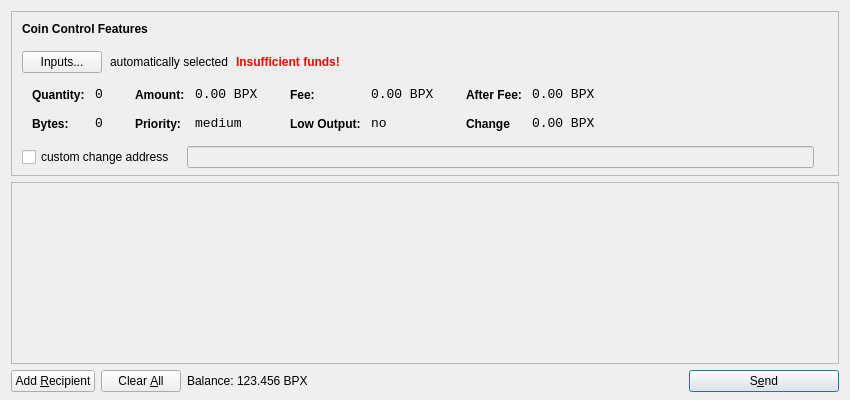
<?xml version="1.0" encoding="UTF-8"?>
<ui version="4.0">
 <class>SendCoinsDialog</class>
 <widget class="QDialog" name="SendCoinsDialog">
  <property name="geometry">
   <rect>
    <x>0</x>
    <y>0</y>
    <width>850</width>
    <height>400</height>
   </rect>
  </property>
  <property name="windowTitle">
   <string>Send Coins</string>
  </property>
  <layout class="QVBoxLayout" name="verticalLayout" stretch="0,1,0">
   <property name="bottomMargin">
    <number>8</number>
   </property>
   <item>
    <widget class="QFrame" name="frameCoinControl">
     <property name="sizePolicy">
      <sizepolicy hsizetype="Expanding" vsizetype="Expanding">
       <horstretch>0</horstretch>
       <verstretch>0</verstretch>
      </sizepolicy>
     </property>
     <property name="maximumSize">
      <size>
       <width>16777215</width>
       <height>16777215</height>
      </size>
     </property>
     <property name="frameShape">
      <enum>QFrame::StyledPanel</enum>
     </property>
     <property name="frameShadow">
      <enum>QFrame::Sunken</enum>
     </property>
     <layout class="QVBoxLayout" name="verticalLayoutCoinControl2">
      <property name="spacing">
       <number>-1</number>
      </property>
      <property name="leftMargin">
       <number>0</number>
      </property>
      <property name="topMargin">
       <number>0</number>
      </property>
      <property name="rightMargin">
       <number>0</number>
      </property>
      <property name="bottomMargin">
       <number>6</number>
      </property>
      <item>
       <layout class="QVBoxLayout" name="verticalLayoutCoinControl" stretch="0,0,0,0,1">
        <property name="spacing">
         <number>0</number>
        </property>
        <property name="leftMargin">
         <number>10</number>
        </property>
        <property name="topMargin">
         <number>10</number>
        </property>
        <item>
         <layout class="QHBoxLayout" name="horizontalLayoutCoinControl1">
          <property name="bottomMargin">
           <number>15</number>
          </property>
          <item>
           <widget class="QLabel" name="labelCoinControlFeatures">
            <property name="sizePolicy">
             <sizepolicy hsizetype="Preferred" vsizetype="Maximum">
              <horstretch>0</horstretch>
              <verstretch>0</verstretch>
             </sizepolicy>
            </property>
            <property name="font">
             <font>
              <weight>75</weight>
              <bold>true</bold>
             </font>
            </property>
            <property name="styleSheet">
             <string notr="true">font-weight:bold;</string>
            </property>
            <property name="text">
             <string>Coin Control Features</string>
            </property>
           </widget>
          </item>
         </layout>
        </item>
        <item>
         <layout class="QHBoxLayout" name="horizontalLayoutCoinControl2" stretch="0,0,0,0">
          <property name="spacing">
           <number>8</number>
          </property>
          <property name="bottomMargin">
           <number>10</number>
          </property>
          <item>
           <widget class="QPushButton" name="pushButtonCoinControl">
            <property name="styleSheet">
             <string notr="true"/>
            </property>
            <property name="text">
             <string>Inputs...</string>
            </property>
           </widget>
          </item>
          <item>
           <widget class="QLabel" name="labelCoinControlAutomaticallySelected">
            <property name="text">
             <string>automatically selected</string>
            </property>
            <property name="margin">
             <number>5</number>
            </property>
           </widget>
          </item>
          <item>
           <widget class="QLabel" name="labelCoinControlInsuffFunds">
            <property name="font">
             <font>
              <weight>75</weight>
              <bold>true</bold>
             </font>
            </property>
            <property name="styleSheet">
             <string notr="true">color:red;font-weight:bold;</string>
            </property>
            <property name="text">
             <string>Insufficient funds!</string>
            </property>
            <property name="margin">
             <number>5</number>
            </property>
           </widget>
          </item>
          <item>
           <spacer name="horizontalSpacerCoinControl">
            <property name="orientation">
             <enum>Qt::Horizontal</enum>
            </property>
            <property name="sizeHint" stdset="0">
             <size>
              <width>40</width>
              <height>1</height>
             </size>
            </property>
           </spacer>
          </item>
         </layout>
        </item>
        <item>
         <widget class="QWidget" name="widgetCoinControl" native="true">
          <property name="sizePolicy">
           <sizepolicy hsizetype="Preferred" vsizetype="Preferred">
            <horstretch>0</horstretch>
            <verstretch>0</verstretch>
           </sizepolicy>
          </property>
          <property name="minimumSize">
           <size>
            <width>0</width>
            <height>0</height>
           </size>
          </property>
          <property name="styleSheet">
           <string notr="true"/>
          </property>
          <layout class="QHBoxLayout" name="horizontalLayoutCoinControl5">
           <property name="margin">
            <number>0</number>
           </property>
           <item>
            <layout class="QHBoxLayout" name="horizontalLayoutCoinControl3" stretch="0,0,0,1">
             <property name="spacing">
              <number>20</number>
             </property>
             <property name="topMargin">
              <number>0</number>
             </property>
             <property name="bottomMargin">
              <number>10</number>
             </property>
             <item>
              <layout class="QFormLayout" name="formLayoutCoinControl1">
               <property name="horizontalSpacing">
                <number>10</number>
               </property>
               <property name="verticalSpacing">
                <number>14</number>
               </property>
               <property name="leftMargin">
                <number>10</number>
               </property>
               <property name="topMargin">
                <number>4</number>
               </property>
               <property name="rightMargin">
                <number>6</number>
               </property>
               <item row="0" column="0">
                <widget class="QLabel" name="labelCoinControlQuantityText">
                 <property name="styleSheet">
                  <string notr="true">font-weight:bold;</string>
                 </property>
                 <property name="text">
                  <string>Quantity:</string>
                 </property>
                 <property name="margin">
                  <number>0</number>
                 </property>
                </widget>
               </item>
               <item row="0" column="1">
                <widget class="QLabel" name="labelCoinControlQuantity">
                 <property name="font">
                  <font>
                   <family>Monospace</family>
                   <pointsize>10</pointsize>
                  </font>
                 </property>
                 <property name="cursor">
                  <cursorShape>IBeamCursor</cursorShape>
                 </property>
                 <property name="contextMenuPolicy">
                  <enum>Qt::ActionsContextMenu</enum>
                 </property>
                 <property name="text">
                  <string>0</string>
                 </property>
                 <property name="margin">
                  <number>0</number>
                 </property>
                 <property name="textInteractionFlags">
                  <set>Qt::LinksAccessibleByMouse|Qt::TextSelectableByKeyboard|Qt::TextSelectableByMouse</set>
                 </property>
                </widget>
               </item>
               <item row="1" column="0">
                <widget class="QLabel" name="labelCoinControlBytesText">
                 <property name="styleSheet">
                  <string notr="true">font-weight:bold;</string>
                 </property>
                 <property name="text">
                  <string>Bytes:</string>
                 </property>
                </widget>
               </item>
               <item row="1" column="1">
                <widget class="QLabel" name="labelCoinControlBytes">
                 <property name="font">
                  <font>
                   <family>Monospace</family>
                   <pointsize>10</pointsize>
                  </font>
                 </property>
                 <property name="cursor">
                  <cursorShape>IBeamCursor</cursorShape>
                 </property>
                 <property name="contextMenuPolicy">
                  <enum>Qt::ActionsContextMenu</enum>
                 </property>
                 <property name="text">
                  <string>0</string>
                 </property>
                 <property name="textInteractionFlags">
                  <set>Qt::LinksAccessibleByMouse|Qt::TextSelectableByKeyboard|Qt::TextSelectableByMouse</set>
                 </property>
                </widget>
               </item>
              </layout>
             </item>
             <item>
              <layout class="QFormLayout" name="formLayoutCoinControl2">
               <property name="horizontalSpacing">
                <number>10</number>
               </property>
               <property name="verticalSpacing">
                <number>14</number>
               </property>
               <property name="leftMargin">
                <number>6</number>
               </property>
               <property name="topMargin">
                <number>4</number>
               </property>
               <property name="rightMargin">
                <number>6</number>
               </property>
               <item row="0" column="0">
                <widget class="QLabel" name="labelCoinControlAmountText">
                 <property name="styleSheet">
                  <string notr="true">font-weight:bold;</string>
                 </property>
                 <property name="text">
                  <string>Amount:</string>
                 </property>
                 <property name="margin">
                  <number>0</number>
                 </property>
                </widget>
               </item>
               <item row="0" column="1">
                <widget class="QLabel" name="labelCoinControlAmount">
                 <property name="font">
                  <font>
                   <family>Monospace</family>
                   <pointsize>10</pointsize>
                  </font>
                 </property>
                 <property name="cursor">
                  <cursorShape>IBeamCursor</cursorShape>
                 </property>
                 <property name="contextMenuPolicy">
                  <enum>Qt::ActionsContextMenu</enum>
                 </property>
                 <property name="text">
                  <string>0.00 BPX</string>
                 </property>
                 <property name="textInteractionFlags">
                  <set>Qt::LinksAccessibleByMouse|Qt::TextSelectableByKeyboard|Qt::TextSelectableByMouse</set>
                 </property>
                </widget>
               </item>
               <item row="1" column="0">
                <widget class="QLabel" name="labelCoinControlPriorityText">
                 <property name="styleSheet">
                  <string notr="true">font-weight:bold;</string>
                 </property>
                 <property name="text">
                  <string>Priority:</string>
                 </property>
                </widget>
               </item>
               <item row="1" column="1">
                <widget class="QLabel" name="labelCoinControlPriority">
                 <property name="font">
                  <font>
                   <family>Monospace</family>
                   <pointsize>10</pointsize>
                  </font>
                 </property>
                 <property name="cursor">
                  <cursorShape>IBeamCursor</cursorShape>
                 </property>
                 <property name="contextMenuPolicy">
                  <enum>Qt::ActionsContextMenu</enum>
                 </property>
                 <property name="text">
                  <string>medium</string>
                 </property>
                 <property name="textInteractionFlags">
                  <set>Qt::LinksAccessibleByMouse|Qt::TextSelectableByKeyboard|Qt::TextSelectableByMouse</set>
                 </property>
                </widget>
               </item>
              </layout>
             </item>
             <item>
              <layout class="QFormLayout" name="formLayoutCoinControl3">
               <property name="horizontalSpacing">
                <number>10</number>
               </property>
               <property name="verticalSpacing">
                <number>14</number>
               </property>
               <property name="leftMargin">
                <number>6</number>
               </property>
               <property name="topMargin">
                <number>4</number>
               </property>
               <property name="rightMargin">
                <number>6</number>
               </property>
               <item row="0" column="0">
                <widget class="QLabel" name="labelCoinControlFeeText">
                 <property name="styleSheet">
                  <string notr="true">font-weight:bold;</string>
                 </property>
                 <property name="text">
                  <string>Fee:</string>
                 </property>
                 <property name="margin">
                  <number>0</number>
                 </property>
                </widget>
               </item>
               <item row="0" column="1">
                <widget class="QLabel" name="labelCoinControlFee">
                 <property name="font">
                  <font>
                   <family>Monospace</family>
                   <pointsize>10</pointsize>
                  </font>
                 </property>
                 <property name="cursor">
                  <cursorShape>IBeamCursor</cursorShape>
                 </property>
                 <property name="contextMenuPolicy">
                  <enum>Qt::ActionsContextMenu</enum>
                 </property>
                 <property name="text">
                  <string>0.00 BPX</string>
                 </property>
                 <property name="textInteractionFlags">
                  <set>Qt::LinksAccessibleByMouse|Qt::TextSelectableByKeyboard|Qt::TextSelectableByMouse</set>
                 </property>
                </widget>
               </item>
               <item row="1" column="0">
                <widget class="QLabel" name="labelCoinControlLowOutputText">
                 <property name="styleSheet">
                  <string notr="true">font-weight:bold;</string>
                 </property>
                 <property name="text">
                  <string>Low Output:</string>
                 </property>
                </widget>
               </item>
               <item row="1" column="1">
                <widget class="QLabel" name="labelCoinControlLowOutput">
                 <property name="font">
                  <font>
                   <family>Monospace</family>
                   <pointsize>10</pointsize>
                  </font>
                 </property>
                 <property name="cursor">
                  <cursorShape>IBeamCursor</cursorShape>
                 </property>
                 <property name="contextMenuPolicy">
                  <enum>Qt::ActionsContextMenu</enum>
                 </property>
                 <property name="text">
                  <string>no</string>
                 </property>
                 <property name="textInteractionFlags">
                  <set>Qt::LinksAccessibleByMouse|Qt::TextSelectableByKeyboard|Qt::TextSelectableByMouse</set>
                 </property>
                </widget>
               </item>
              </layout>
             </item>
             <item>
              <layout class="QFormLayout" name="formLayoutCoinControl4">
               <property name="horizontalSpacing">
                <number>10</number>
               </property>
               <property name="verticalSpacing">
                <number>14</number>
               </property>
               <property name="leftMargin">
                <number>6</number>
               </property>
               <property name="topMargin">
                <number>4</number>
               </property>
               <property name="rightMargin">
                <number>6</number>
               </property>
               <item row="0" column="0">
                <widget class="QLabel" name="labelCoinControlAfterFeeText">
                 <property name="styleSheet">
                  <string notr="true">font-weight:bold;</string>
                 </property>
                 <property name="text">
                  <string>After Fee:</string>
                 </property>
                 <property name="margin">
                  <number>0</number>
                 </property>
                </widget>
               </item>
               <item row="0" column="1">
                <widget class="QLabel" name="labelCoinControlAfterFee">
                 <property name="font">
                  <font>
                   <family>Monospace</family>
                   <pointsize>10</pointsize>
                  </font>
                 </property>
                 <property name="cursor">
                  <cursorShape>IBeamCursor</cursorShape>
                 </property>
                 <property name="contextMenuPolicy">
                  <enum>Qt::ActionsContextMenu</enum>
                 </property>
                 <property name="text">
                  <string>0.00 BPX</string>
                 </property>
                 <property name="textInteractionFlags">
                  <set>Qt::LinksAccessibleByMouse|Qt::TextSelectableByKeyboard|Qt::TextSelectableByMouse</set>
                 </property>
                </widget>
               </item>
               <item row="1" column="0">
                <widget class="QLabel" name="labelCoinControlChangeText">
                 <property name="styleSheet">
                  <string notr="true">font-weight:bold;</string>
                 </property>
                 <property name="text">
                  <string>Change</string>
                 </property>
                </widget>
               </item>
               <item row="1" column="1">
                <widget class="QLabel" name="labelCoinControlChange">
                 <property name="font">
                  <font>
                   <family>Monospace</family>
                   <pointsize>10</pointsize>
                  </font>
                 </property>
                 <property name="cursor">
                  <cursorShape>IBeamCursor</cursorShape>
                 </property>
                 <property name="contextMenuPolicy">
                  <enum>Qt::ActionsContextMenu</enum>
                 </property>
                 <property name="text">
                  <string>0.00 BPX</string>
                 </property>
                 <property name="textInteractionFlags">
                  <set>Qt::LinksAccessibleByMouse|Qt::TextSelectableByKeyboard|Qt::TextSelectableByMouse</set>
                 </property>
                </widget>
               </item>
              </layout>
             </item>
            </layout>
           </item>
          </layout>
         </widget>
        </item>
        <item>
         <layout class="QHBoxLayout" name="horizontalLayoutCoinControl4" stretch="0,0,0">
          <property name="spacing">
           <number>12</number>
          </property>
          <property name="sizeConstraint">
           <enum>QLayout::SetDefaultConstraint</enum>
          </property>
          <property name="topMargin">
           <number>5</number>
          </property>
          <property name="rightMargin">
           <number>5</number>
          </property>
          <item>
           <widget class="QCheckBox" name="checkBoxCoinControlChange">
            <property name="text">
             <string>custom change address</string>
            </property>
           </widget>
          </item>
          <item>
           <widget class="QLineEdit" name="lineEditCoinControlChange">
            <property name="enabled">
             <bool>false</bool>
            </property>
            <property name="sizePolicy">
             <sizepolicy hsizetype="Expanding" vsizetype="Fixed">
              <horstretch>0</horstretch>
              <verstretch>0</verstretch>
             </sizepolicy>
            </property>
           </widget>
          </item>
          <item>
           <widget class="QLabel" name="labelCoinControlChangeLabel">
            <property name="sizePolicy">
             <sizepolicy hsizetype="Preferred" vsizetype="Expanding">
              <horstretch>0</horstretch>
              <verstretch>0</verstretch>
             </sizepolicy>
            </property>
            <property name="minimumSize">
             <size>
              <width>0</width>
              <height>0</height>
             </size>
            </property>
            <property name="text">
             <string/>
            </property>
            <property name="margin">
             <number>3</number>
            </property>
           </widget>
          </item>
         </layout>
        </item>
        <item>
         <spacer name="verticalSpacerCoinControl">
          <property name="orientation">
           <enum>Qt::Vertical</enum>
          </property>
          <property name="sizeHint" stdset="0">
           <size>
            <width>800</width>
            <height>1</height>
           </size>
          </property>
         </spacer>
        </item>
       </layout>
      </item>
     </layout>
    </widget>
   </item>
   <item>
    <widget class="QScrollArea" name="scrollArea">
     <property name="widgetResizable">
      <bool>true</bool>
     </property>
     <widget class="QWidget" name="scrollAreaWidgetContents">
      <property name="geometry">
       <rect>
        <x>0</x>
        <y>0</y>
        <width>830</width>
        <height>165</height>
       </rect>
      </property>
      <layout class="QVBoxLayout" name="verticalLayout_2">
       <property name="margin">
        <number>0</number>
       </property>
       <item>
        <layout class="QVBoxLayout" name="entries">
         <property name="spacing">
          <number>6</number>
         </property>
        </layout>
       </item>
       <item>
        <spacer name="verticalSpacer">
         <property name="orientation">
          <enum>Qt::Vertical</enum>
         </property>
         <property name="sizeHint" stdset="0">
          <size>
           <width>20</width>
           <height>40</height>
          </size>
         </property>
        </spacer>
       </item>
      </layout>
     </widget>
    </widget>
   </item>
   <item>
    <layout class="QHBoxLayout" name="horizontalLayout">
     <item>
      <widget class="QPushButton" name="addButton">
       <property name="toolTip">
        <string>Send to multiple recipients at once</string>
       </property>
       <property name="text">
        <string>Add &amp;Recipient</string>
       </property>
       <property name="icon">
        <iconset resource="../bitcoin.qrc">
         <normaloff>:/icons/add</normaloff>:/icons/add</iconset>
       </property>
       <property name="autoDefault">
        <bool>false</bool>
       </property>
      </widget>
     </item>
     <item>
      <widget class="QPushButton" name="clearButton">
       <property name="sizePolicy">
        <sizepolicy hsizetype="Minimum" vsizetype="Fixed">
         <horstretch>0</horstretch>
         <verstretch>0</verstretch>
        </sizepolicy>
       </property>
       <property name="toolTip">
        <string>Remove all transaction fields</string>
       </property>
       <property name="text">
        <string>Clear &amp;All</string>
       </property>
       <property name="icon">
        <iconset resource="../bitcoin.qrc">
         <normaloff>:/icons/remove</normaloff>:/icons/remove</iconset>
       </property>
       <property name="autoRepeatDelay">
        <number>300</number>
       </property>
       <property name="autoDefault">
        <bool>false</bool>
       </property>
      </widget>
     </item>
     <item>
      <layout class="QHBoxLayout" name="horizontalLayout_2">
       <property name="spacing">
        <number>3</number>
       </property>
       <item>
        <widget class="QLabel" name="label">
         <property name="sizePolicy">
          <sizepolicy hsizetype="Preferred" vsizetype="Fixed">
           <horstretch>0</horstretch>
           <verstretch>0</verstretch>
          </sizepolicy>
         </property>
         <property name="text">
          <string>Balance:</string>
         </property>
        </widget>
       </item>
       <item>
        <widget class="QLabel" name="labelBalance">
         <property name="sizePolicy">
          <sizepolicy hsizetype="Preferred" vsizetype="Fixed">
           <horstretch>0</horstretch>
           <verstretch>0</verstretch>
          </sizepolicy>
         </property>
         <property name="cursor">
          <cursorShape>IBeamCursor</cursorShape>
         </property>
         <property name="text">
          <string>123.456 BPX</string>
         </property>
         <property name="textInteractionFlags">
          <set>Qt::LinksAccessibleByMouse|Qt::TextSelectableByKeyboard|Qt::TextSelectableByMouse</set>
         </property>
        </widget>
       </item>
      </layout>
     </item>
     <item>
      <spacer name="horizontalSpacer">
       <property name="orientation">
        <enum>Qt::Horizontal</enum>
       </property>
       <property name="sizeHint" stdset="0">
        <size>
         <width>40</width>
         <height>20</height>
        </size>
       </property>
      </spacer>
     </item>
     <item>
      <widget class="QPushButton" name="sendButton">
       <property name="minimumSize">
        <size>
         <width>150</width>
         <height>0</height>
        </size>
       </property>
       <property name="toolTip">
        <string>Confirm the send action</string>
       </property>
       <property name="text">
        <string>S&amp;end</string>
       </property>
       <property name="icon">
        <iconset resource="../bitcoin.qrc">
         <normaloff>:/icons/send</normaloff>:/icons/send</iconset>
       </property>
       <property name="default">
        <bool>true</bool>
       </property>
      </widget>
     </item>
    </layout>
   </item>
  </layout>
 </widget>
 <resources>
  <include location="../bitcoin.qrc"/>
 </resources>
 <connections/>
</ui>
